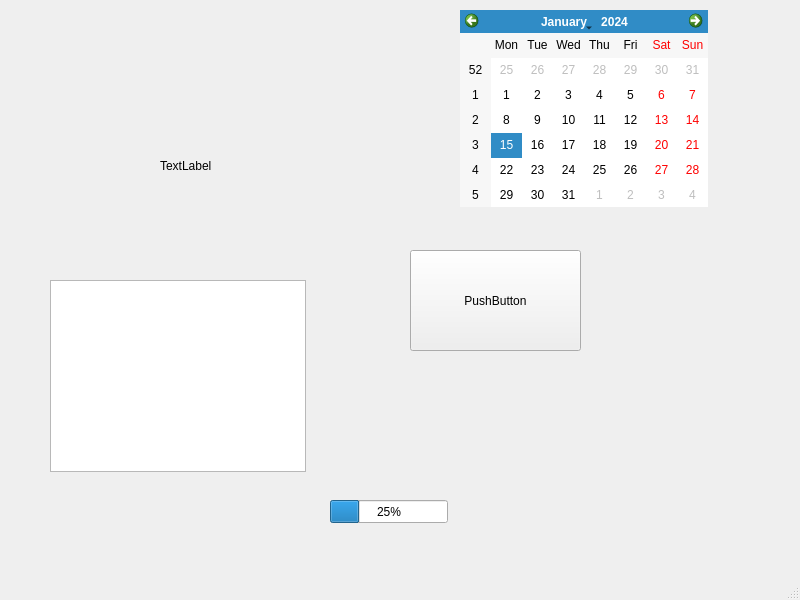
<?xml version="1.0" encoding="UTF-8"?>
<ui version="4.0">
 <class>MainWindow</class>
 <widget class="QMainWindow" name="MainWindow">
  <property name="geometry">
   <rect>
    <x>0</x>
    <y>0</y>
    <width>800</width>
    <height>600</height>
   </rect>
  </property>
  <property name="windowTitle">
   <string>MainWindow</string>
  </property>
  <widget class="QWidget" name="centralwidget">
   <widget class="QPushButton" name="pushButton">
    <property name="geometry">
     <rect>
      <x>410</x>
      <y>250</y>
      <width>171</width>
      <height>101</height>
     </rect>
    </property>
    <property name="text">
     <string>PushButton</string>
    </property>
   </widget>
   <widget class="QLabel" name="label">
    <property name="geometry">
     <rect>
      <x>160</x>
      <y>160</y>
      <width>54</width>
      <height>12</height>
     </rect>
    </property>
    <property name="text">
     <string>TextLabel</string>
    </property>
   </widget>
   <widget class="QTextBrowser" name="textBrowser">
    <property name="geometry">
     <rect>
      <x>50</x>
      <y>280</y>
      <width>256</width>
      <height>192</height>
     </rect>
    </property>
   </widget>
   <widget class="QProgressBar" name="progressBar">
    <property name="geometry">
     <rect>
      <x>330</x>
      <y>500</y>
      <width>118</width>
      <height>23</height>
     </rect>
    </property>
    <property name="value">
     <number>25</number>
    </property>
   </widget>
   <widget class="QCalendarWidget" name="calendarWidget">
    <property name="geometry">
     <rect>
      <x>460</x>
      <y>10</y>
      <width>248</width>
      <height>197</height>
     </rect>
    </property>
   </widget>
  </widget>
  <widget class="QMenuBar" name="menubar">
   <property name="geometry">
    <rect>
     <x>0</x>
     <y>0</y>
     <width>800</width>
     <height>23</height>
    </rect>
   </property>
  </widget>
  <widget class="QStatusBar" name="statusbar"/>
 </widget>
 <resources/>
 <connections/>
</ui>
